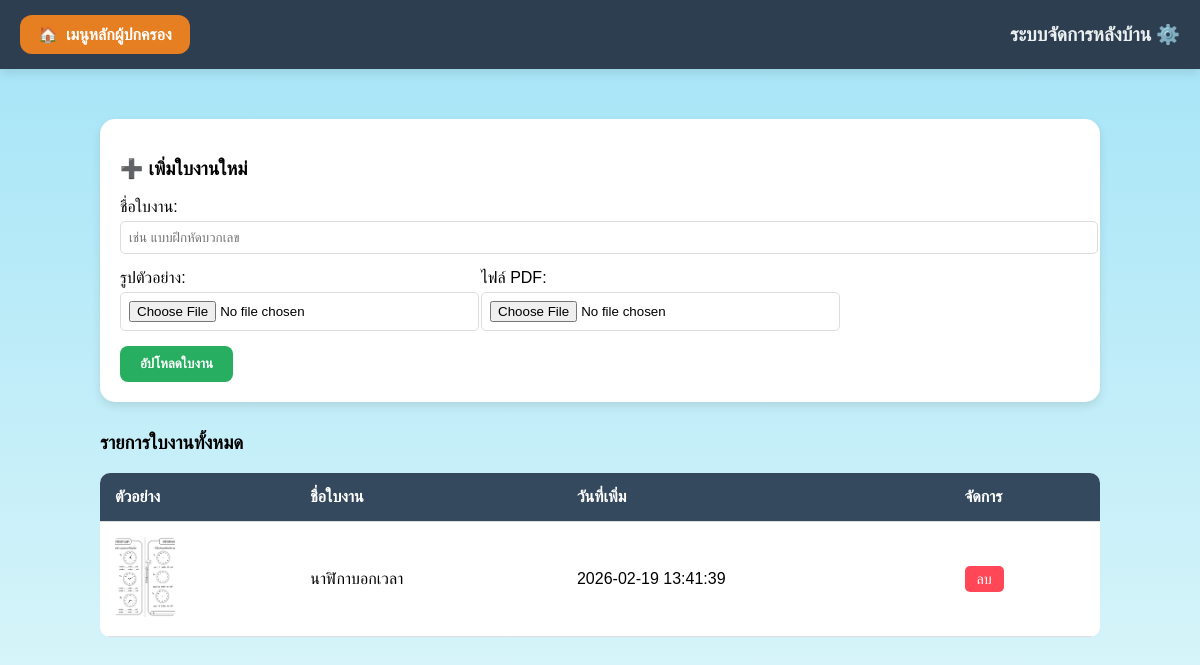
Page /admin/admin_worksheets.php on the committed database.
### tables this page shows
CREATE TABLE `worksheets` (
  `id` int(11) NOT NULL AUTO_INCREMENT,
  `title` varchar(255) NOT NULL COMMENT 'ชื่อหัวข้อใบงาน',
  `preview_image` varchar(255) NOT NULL COMMENT 'ชื่อไฟล์รูปตัวอย่าง (เก็บใน uploads/previews/)',
  `file_path` varchar(255) NOT NULL COMMENT 'ชื่อไฟล์เอกสาร PDF (เก็บใน uploads/files/)',
  `pdf_file` varchar(255) DEFAULT NULL,
  `download_count` int(11) DEFAULT 0 COMMENT 'จำนวนครั้งที่ถูกดาวน์โหลด',
  `created_at` timestamp NOT NULL DEFAULT current_timestamp() COMMENT 'วันที่อัปโหลด',
  `is_premium` tinyint(1) NOT NULL DEFAULT 0,
  PRIMARY KEY (`id`)
);

### admin/admin_worksheets.php (the view, shortened to what this page needs)
<?php require_once '../includes/db_connect.php'; ?>
<!DOCTYPE html>
<html lang="th">
<head>
    <link rel="stylesheet" href="../assets/css/style.css">
</head>
<body>
    <?php include 'admin_header.php'; ?>
    <div class="admin-container">
        <div class="upload-card">
            <h3>➕ เพิ่มใบงานใหม่</h3>
            <form action="upload_ws.php" method="POST" enctype="multipart/form-data">
                <div class="form-group">
                    <label>ชื่อใบงาน:</label>
                    <input type="text" name="title" placeholder="เช่น แบบฝึกหัดบวกเลข" required>
                </div>
                <div style="display: flex; gap: 20px;">
                    <div class="form-group">
                        <label>รูปตัวอย่าง:</label>
                        <input type="file" name="preview_image" accept="image/*" required>
                    </div>
                    <div class="form-group">
                        <label>ไฟล์ PDF:</label>
                        <input type="file" name="file_path" accept=".pdf" required>
                    </div>
                </div>
                <button type="submit" style="background: #27ae60; color: white; border: none; padding: 10px 20px; border-radius: 8px; cursor: pointer; font-weight: bold;">อัปโหลดใบงาน</button>
            </form>
        </div>
        <h3>รายการใบงานทั้งหมด</h3>
        <table>
            <thead>
                <tr>
                    <th>ตัวอย่าง</th>
                    <th>ชื่อใบงาน</th>
                    <th>วันที่เพิ่ม</th>
                    <th>จัดการ</th>
                </tr>
            </thead>
            <tbody>
                <?php
                $result = $conn->query("SELECT * FROM worksheets ORDER BY id DESC");
                while($row = $result->fetch_assoc()) {
                    echo "<tr>
                        <td><img src='../uploads/previews/{$row['preview_image']}' class='img-thumb'></td>
                        <td>{$row['title']}</td>
                        <td>{$row['created_at']}</td>
                        <td>
                            <a href='admin_delete_ws.php?id={$row['id']}' class='btn-delete' onclick='return confirm(\"ยืนยันการลบใบงานนี้?\")'>ลบ</a>
                        </td>
                    </tr>";
                }
                ?>
            </tbody>
        </table>
    </div>
</body>
</html>

### assets/css/style.css (style rules this page uses)
:root { --bg-light: #e0f7fa; --primary-orange: #d35400; --card-red: #ff7675; --card-blue: #74b9ff; --card-yellow: #ffeaa7; --card-purple: #a29bfe; --text-dark: #2c3e50; }
body { font-family: 'Itim', cursive; background: linear-gradient(180deg, #a3e4f7 0%, var(--bg-light) 100%); margin: 0; padding: 0; min-height: 100vh; }

### admin/admin_worksheets.php (style rules this page uses)
.admin-container { max-width: 1000px; margin: 20px auto; padding: 20px; font-family: sans-serif; }
.upload-card { background: #fff; padding: 20px; border-radius: 15px; box-shadow: 0 4px 10px rgba(0,0,0,0.1); margin-bottom: 30px; }
table { width: 100%; border-collapse: collapse; background: white; border-radius: 10px; overflow: hidden; }
th, td { padding: 15px; text-align: left; border-bottom: 1px solid #ddd; }
th { background: #34495e; color: white; }
.img-thumb { width: 60px; height: 80px; object-fit: cover; border-radius: 5px; }
.btn-delete { background: #ff4757; color: white; padding: 5px 12px; border-radius: 5px; text-decoration: none; font-size: 0.9rem; }
.form-group { margin-bottom: 15px; }
input[type="text"], input[type="file"] { width: 100%; padding: 8px; margin-top: 5px; border: 1px solid #ddd; border-radius: 5px; }

### rows in the picture
worksheets: preview_image (picture), title "นาฬิกาบอกเวลา", created_at "2026-02-19 13:41:39"
